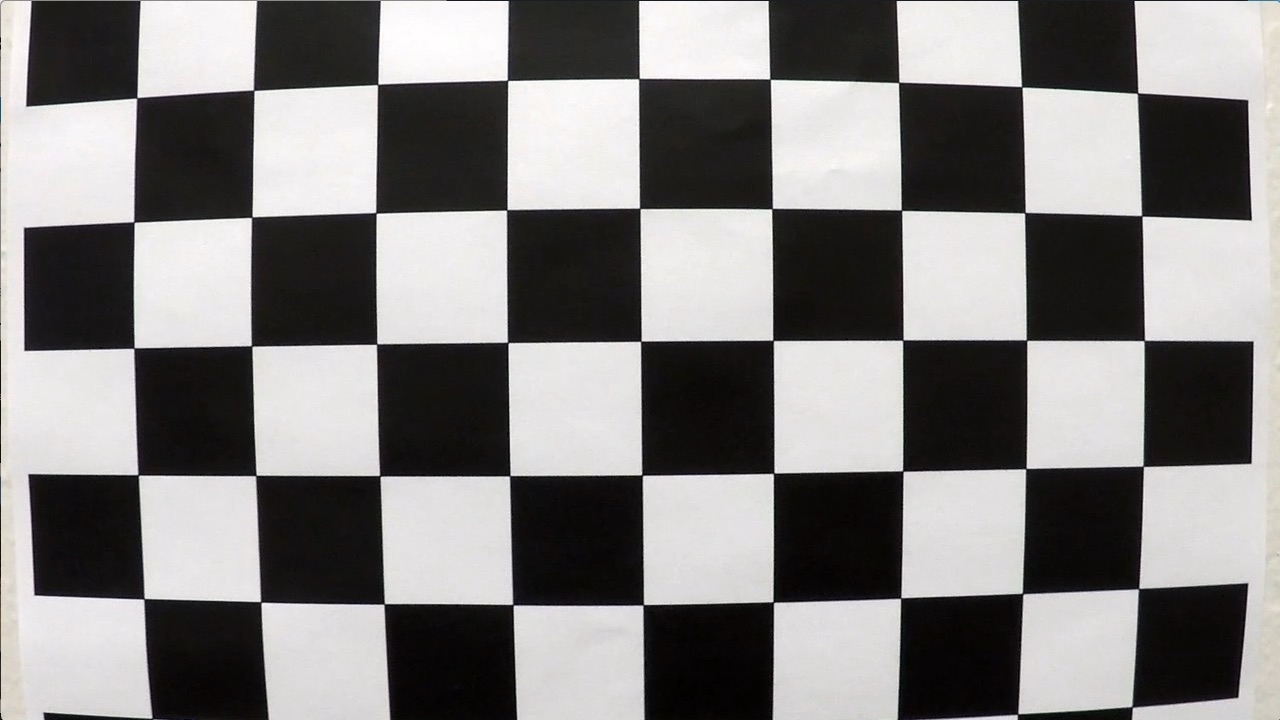
#> input picture data/camera_cal/calibration1.jpg, 1280 x 720 px, given as the content of the folder data/test_images/, which was not available
$ python transform.py   (older library calls are emulated)
#> lines starting #> are read from the running program, lines starting #| are printed output that depends on the picture; after the words box and inside, x2 and y2 are one past the last pixel; in counts of white or black regions, pixels touching at a corner belong together; pictures that were not available may be replaced by others from this repository, and a replacement may not be noted
### lanefinder/utils.py
"""
This module contains general application functions.
"""

import numpy as np
import matplotlib.pyplot as plt


# [31 lines left out: functions fig2data, plot_for_img, not called in this run]


def mask_to_3ch(mask, r=True, g=True, b=True):
    """
    Convert binary mask to 3 channel image. (for visualization purposes)

    :param mask: binary 1-channel mask
    :param r: fill red channel with 255 where mask==1
    :param g: fill green channel with 255 where mask==1
    :param b: fill blue channel with 255 where mask==1
    :return: mask image in BGR format
    """
    mask_3ch = np.zeros((mask.shape[0], mask.shape[1], 3), np.uint8)
    if b:
        mask_3ch[:, :, 0] = mask * 255
    if g:
        mask_3ch[:, :, 1] = mask * 255
    if r:
        mask_3ch[:, :, 2] = mask * 255
    return mask_3ch


# [9 lines left out: function polyval, not called in this run]

### lanefinder/transform.py
"""
This module contains functions for transforming images.
"""

import os
import logging

import numpy as np
import cv2

import paths
import utils

log = logging.getLogger("lanefinder.transform")

_src_top_mar = 535  # spacing between sides of the image and top of the ROI on camera view
_scr_bottom_mar = 120  # spacing between sides of the image and bottom of the ROI on camera view
_dst_top_mar = 453  # spacing between sides of the image and top of the ROI on bird-eye view
_dst_bottom_mar = 500  # spacing between sides of the image and bottom of the ROI on bird-eye view

# points for the polynomial representing ROI on camera view
WARP_SRC_PTS = [(_src_top_mar, 460),
                (1280 - _src_top_mar, 460),
                (1280 - _scr_bottom_mar, 690),
                (_scr_bottom_mar, 690)]
# points for the ROI on the bird-eye view perspective
WARP_DST_PTS = [(_dst_top_mar, 0),
                (1280 - _dst_top_mar, 0),
                (1280 - _dst_bottom_mar, 720),
                (_dst_bottom_mar, 720)]

YM_PER_PX = 3 / 110  # coefficient to convert pixels to meters in y direction
XM_PER_PX = 3.7 / 217  # coefficient to convert pixels to meters in x direction


def grad_thresholding(img, thresh_abs_x=None, thresh_abs_y=None, thresh_mag=None, thresh_dir=None, kernel_size=3):
    """
    Create image mask using gradient thresholding.

    :param img: source bgr image
    :param thresh_abs_x: tuple(min,max), threshold using absolute x gradient value (0, 255)
    :param thresh_abs_y: tuple(min,max), threshold using absolute y gradient value (0, 255)
    :param thresh_mag: tuple(min,max), threshold using gradient magnitude value (0, 255)
    :param thresh_dir: tuple(min,max), threshold using gradient direction value (0, pi/2)
    :param kernel_size: sobel kernel size, odd number
    :return: binary mask of img size (1 channel)
    """
    # Convert to grayscale
    gray = cv2.cvtColor(img, cv2.COLOR_BGR2GRAY)

    # Apply x and y gradient with the OpenCV Sobel() function
    # and take the absolute value
    sobelX_abs = np.absolute(cv2.Sobel(gray, cv2.CV_64F, 1, 0, ksize=kernel_size))
    sobelY_abs = np.absolute(cv2.Sobel(gray, cv2.CV_64F, 0, 1, ksize=kernel_size))

    binary_combined = np.ones_like(gray)

    if thresh_abs_x is not None:
        # Apply abs x thresholding
        sobelX_scaled = np.uint8(255 * sobelX_abs / np.max(sobelX_abs))
        binary_abs_x = np.zeros_like(sobelX_scaled)
        binary_abs_x[(sobelX_scaled >= thresh_abs_x[0]) & (sobelX_scaled <= thresh_abs_x[1])] = 1
        binary_combined = binary_combined * binary_abs_x

    if thresh_abs_y is not None:
        # Apply abs y thresholding
        sobelY_scaled = np.uint8(255 * sobelY_abs / np.max(sobelY_abs))
        binary_abs_y = np.zeros_like(sobelY_scaled)
        binary_abs_y[(sobelY_scaled >= thresh_abs_y[0]) & (sobelY_scaled <= thresh_abs_y[1])] = 1
        binary_combined = binary_combined * binary_abs_y

    if thresh_mag is not None:
        # Apply magnitude thresholding
        # Calculate the gradient magnitude
        mag = np.sqrt(sobelX_abs ** 2 + sobelY_abs ** 2)
        # Rescale to 8 bit
        scale_factor = np.max(mag) / 255
        mag_scaled = (mag / scale_factor).astype(np.uint8)
        # Create a binary image of ones where threshold is met, zeros otherwise
        binary_mag = np.zeros_like(mag_scaled)
        binary_mag[(mag_scaled >= thresh_mag[0]) & (mag_scaled <= thresh_mag[1])] = 1
        binary_combined = binary_combined * binary_mag

    if thresh_dir is not None:
        # Apply gradient direction thresholding
        dir = np.arctan2(sobelY_abs, sobelX_abs)
        binary_dir = np.zeros_like(dir)
        binary_dir[(dir >= thresh_dir[0]) & (dir <= thresh_dir[1])] = 1
        binary_combined = binary_combined * binary_dir

    return binary_combined.astype(np.uint8)


def color_thresholding(img, thresh_h=None, thresh_s=None, thresh_l=None):
    """
    Crete image mask using color thresholding.

    :param img: source bgr image
    :param thresh_h: tuple(min,max), hue threshold in HSL color space
    :param thresh_s: tuple(min,max), saturation threshold in HSL color space
    :return: binary mask of img size (1 channel)
    """
    hls = cv2.cvtColor(img, cv2.COLOR_BGR2HLS)

    H = hls[:, :, 0]
    L = hls[:, :, 1]
    S = hls[:, :, 2]

    binary_combined = np.ones_like(S)

    if thresh_s is not None:
        binary = np.zeros_like(S)
        binary[(S > thresh_s[0]) & (S <= thresh_s[1])] = 1
        binary_combined = binary_combined * binary

    if thresh_h is not None:
        binary = np.zeros_like(H)
        binary[(H > thresh_h[0]) & (H <= thresh_h[1])] = 1
        binary_combined = binary_combined * binary

    if thresh_l is not None:
        binary = np.zeros_like(L)
        binary[(L > thresh_l[0]) & (L <= thresh_l[1])] = 1
        binary_combined = binary_combined * binary

    return binary_combined


def combined_threshold(img, debug=False):
    """
    Optimized combination of gradient and color masks to find lane lines on the road.

    :param img: source bgr image
    :param debug: show overlayed mask if log.getEffectiveLevel() == logging.DEBUG
    :return: combined binary mask of img size (1 channel)
    """
    thresh_mag = (70, 200)
    thresh_dir = (0.3 * np.pi/2, 0.7 * np.pi/2)
    thresh_s = (100, 255)
    thresh_h = (10, 25)
    # [7 lines of commented-out code are left out]
    mask = color_thresholding(img, thresh_h=thresh_h, thresh_s=thresh_s) + \
           grad_thresholding(img, thresh_mag=thresh_mag, thresh_dir=thresh_dir, kernel_size=5)
    mask[mask > 0] = 1

    if log.getEffectiveLevel() == logging.DEBUG and debug:
        mask_3ch = np.zeros_like(img)
        mask_3ch[:, :, 2] = mask * 255
        overlay = cv2.addWeighted(img, 0.7, mask_3ch, 1., 0.)
        cv2.imshow('overlay', overlay)
        cv2.waitKey()

    return mask


def calc_M(src, dst):
    """
    Claculate perspective transform matrix.

    :param src: keypoints location on the source image.
    :param dst: keypooints location on the warped image
    :return: transform matrix M and inverse matrix Minv
    """
    M = cv2.getPerspectiveTransform(src, dst)
    Minv = cv2.getPerspectiveTransform(dst, src)
    return M, Minv


def cut_roi(img, poligon_pts):
    """
    Remove pixels outside of ROI

    :param img: original image
    :param poligon_pts: polygon points defining ROI
    :return: processed image with removed pixels
    """
    is_binary = False
    if len(img.shape) == 2:
        is_binary = True
        img = img.reshape((img.shape[0], img.shape[1], 1))
    mask = np.zeros_like(img, dtype=np.uint8)
    pts = np.array(poligon_pts, dtype=np.int32).reshape((-1, 1, 2))
    ignore_mask_color = (255,) * img.shape[2]
    cv2.fillPoly(mask, [pts], ignore_mask_color)
    cut = cv2.bitwise_and(img, mask)
    if is_binary:
        cut = cut.reshape((img.shape[0], img.shape[1]))
    return cut


def warpPerspective(img, M):
    """
    Apply perspective transformation M to img.
    Note: replace M with Minv to unwarp image back.

    :param img: source image
    :param M: transformation matrix
    :return: warped image
    """
    img_size = (img.shape[1], img.shape[0])
    warped = cv2.warpPerspective(img, M, img_size, flags=cv2.INTER_LINEAR, borderMode=cv2.BORDER_CONSTANT)
    return warped


def _test_warping(img, debug=True):
    # define source and destination points for transform
    src = WARP_SRC_PTS
    dst = WARP_DST_PTS

    M, Minv = calc_M(np.float32(src), np.float32(dst))

    img_warped = cut_roi(img, src)
    img_warped = warpPerspective(img_warped, M)

    if log.getEffectiveLevel() == logging.DEBUG and debug:
        img_roi = img.copy()
        pts = np.array(src, dtype=np.int32).reshape((-1, 1, 2))
        cv2.polylines(img_roi, [pts], True, (0, 0, 255), 3)
        cv2.imshow('original_img', img_roi)
        cv2.imshow('warped', img_warped)
        cv2.waitKey()

    return img_warped


def _main():
    filenames = os.listdir(paths.DIR_TEST_IMG)
    for filename in filenames:
        img = cv2.imread(os.path.join(paths.DIR_TEST_IMG, filename))
#> img is the input picture: shape (720, 1280, 3); mean B, G, R 127.8, 128.4, 130.1
        mask = combined_threshold(img)
#> in grad_thresholding, `mag = np.sqrt(sobelX_abs ** 2 + sobelY_abs ** 2)`:
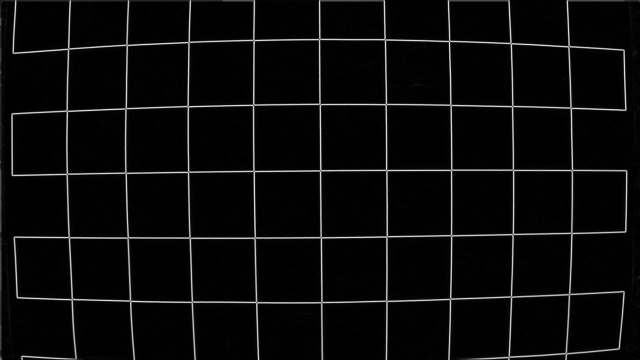
#> mag: shape (720, 1280) float64 (shown at 1/2 size); min 0, max 10781, mean 452.3; drawn with min black and max white
#> in grad_thresholding, `scale_factor = np.max(mag) / 255`: scale_factor = 42.28
#> in grad_thresholding, `dir = np.arctan2(sobelY_abs, sobelX_abs)`:
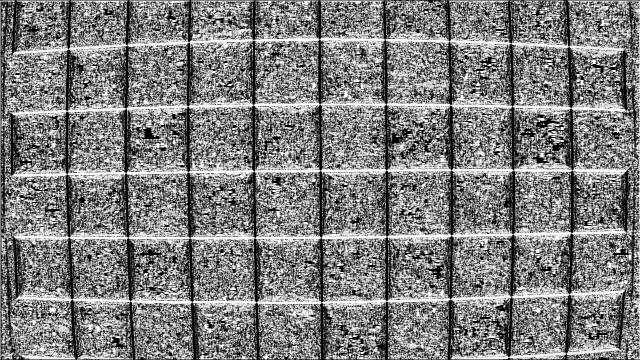
#> dir: shape (720, 1280) float64 (shown at 1/2 size); min 0, max 1.57, mean 0.787; drawn with min black and max white
#> in combined_threshold, `mask = color_thresholding(img, thresh_h=thresh_h, thresh_s=thresh_s) +..`:
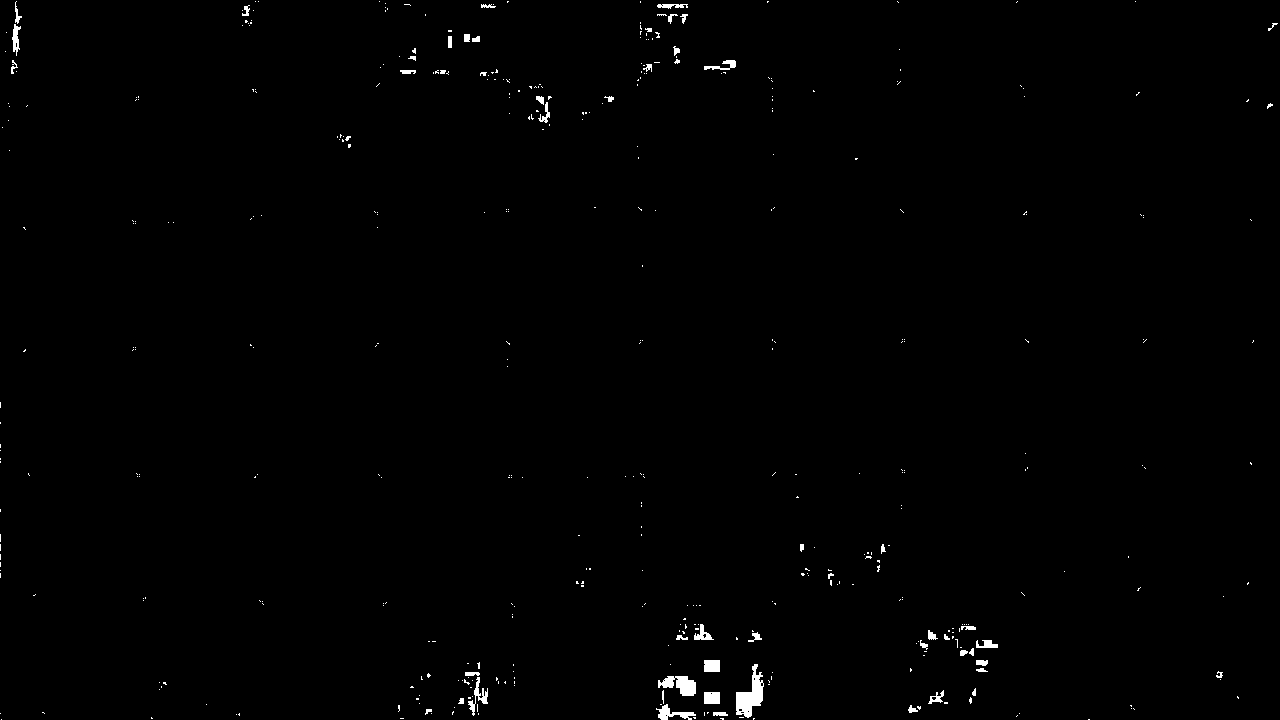
#> mask: shape (720, 1280); values 0 (black) and 1 (white), 0.6% white; 443 white regions (390 under 20 px), largest, box (x1, y1, x2, y2) and area: (736, 664, 764, 718) 735, (658, 676, 696, 696) 464, (656, 704, 696, 720) 260
        img_warped = _test_warping(utils.mask_to_3ch(mask))
#> in _test_warping, `src = WARP_SRC_PTS`: src = [(535, 460), (745, 460), (1160, 690), (120, 690)]
#> in calc_M, `M = cv2.getPerspectiveTransform(src, dst)`: M = [[-0.174, -1.53, 751.4], [-5.88e-16, -2.02, 931.1], [-5.6e-19, -0.00239, 1]]
#> in calc_M, `Minv = cv2.getPerspectiveTransform(dst, src)`: Minv = [[0.561, -0.755, 280.6], [1.85e-16, -0.494, 460], [4.02e-19, -0.00118, 1]]
#> in cut_roi, `pts = np.array(poligon_pts, dtype=np.int32).reshape((-1, 1, 2))`: pts = [[535, 460], [745, 460], [1160, 690], [120, 690]]
#> in _test_warping, `cv2.polylines(img_roi, [pts], True, (0, 0, 255), 3)`:
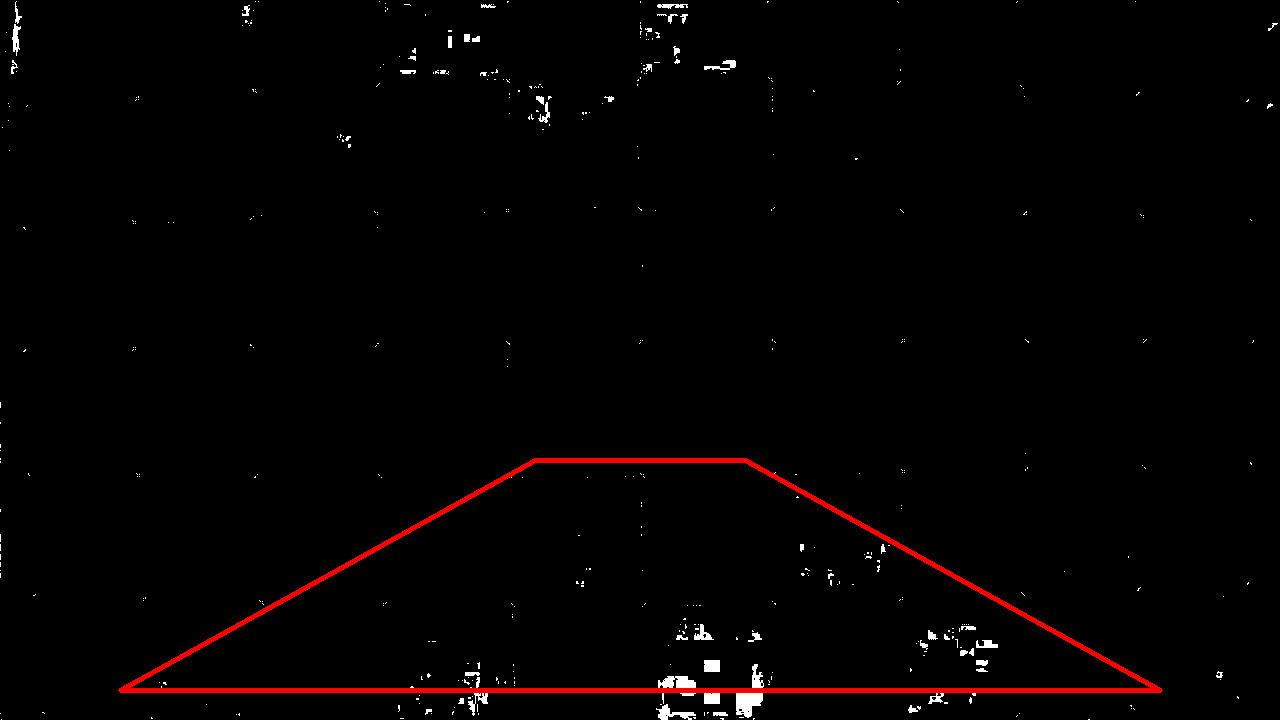
#> img_roi: shape (720, 1280, 3); mean of channels 0, 1, 2 1.5, 1.5, 4.5; drawn as B, G, R
        # img_warped = _test_warping(img)
        cv2.imwrite(os.path.join(paths.DIR_TEST_IMG_WARPED_LANES, filename), img_warped)


if __name__ == '__main__':
    # logging setup
    ch = logging.StreamHandler()
    formatter = logging.Formatter('%(asctime)s %(levelname)8s %(name)s | %(message)s')
    ch.setFormatter(formatter)
    logging.getLogger('lanefinder').addHandler(ch)
    log.setLevel(logging.DEBUG)

    _main()

$ run again, on data/camera_cal/calibration13.jpg
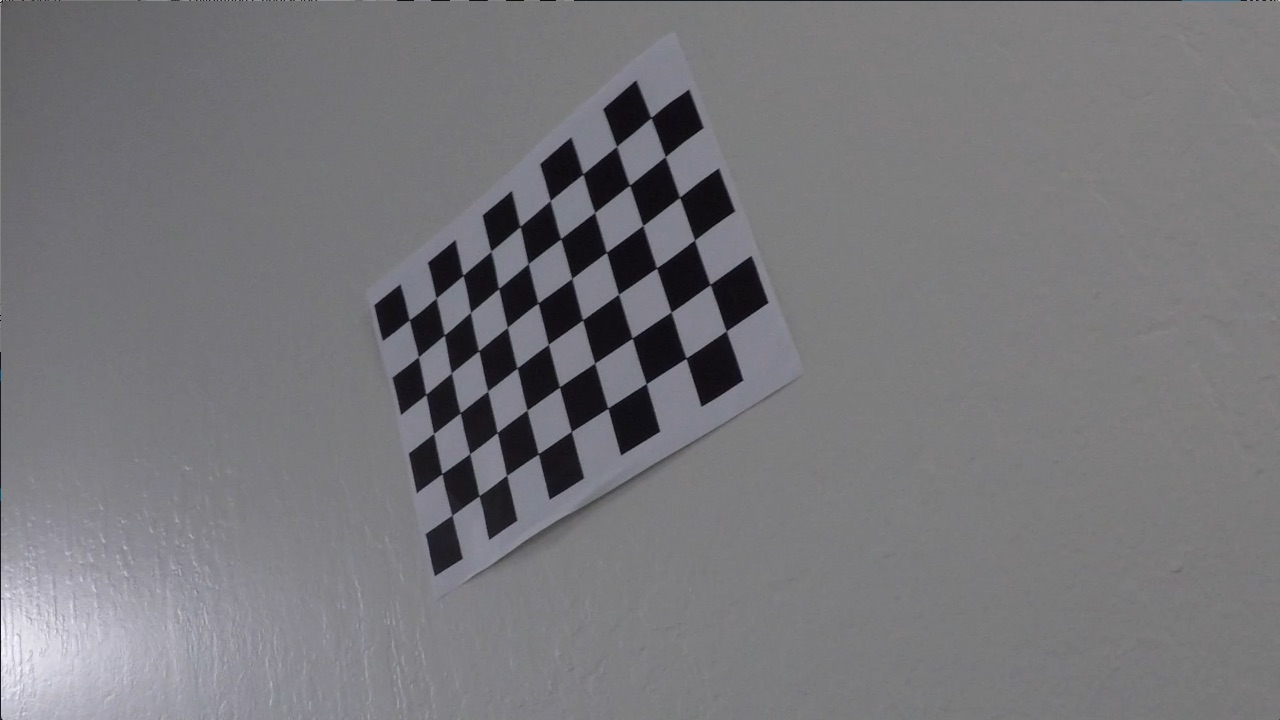
#> input picture data/camera_cal/calibration13.jpg, 1280 x 720 px, given as the content of the folder data/test_images/, which was not available
#> in _main, img is the input picture: shape (720, 1280, 3); mean B, G, R 122, 118.5, 119.1
#> hls: shape (720, 1280, 3); mean of channels 0, 1, 2 99.2, 120.4, 6.2
#> scale_factor = 28.07
#> in combined_threshold, `mask = color_thresholding(img, thresh_h=thresh_h, thresh_s=thresh_s) +..`:
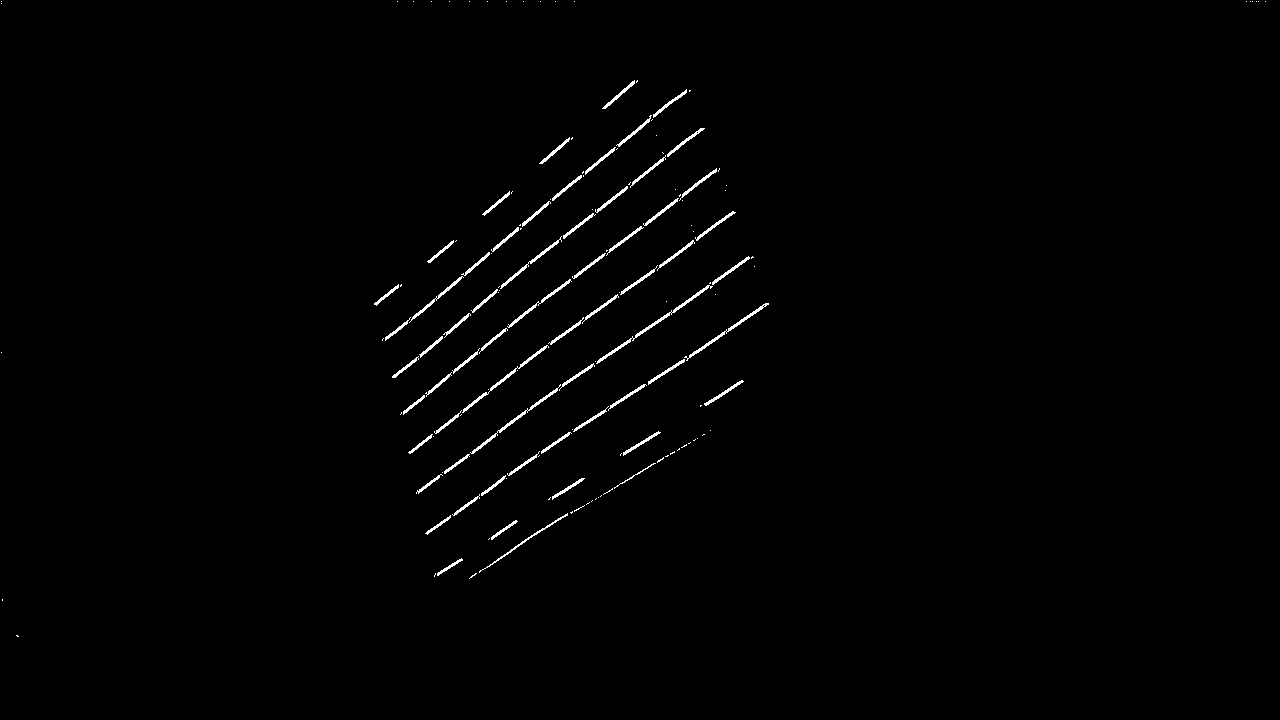
#> mask: shape (720, 1280); values 0 (black) and 1 (white), 0.91% white in thin lines or dots, all inside (x1, y1, x2, y2) = (1, 1, 1266, 637)
#> src = [(535, 460), (745, 460), (1160, 690), (120, 690)]
#> in calc_M, `M = cv2.getPerspectiveTransform(src, dst)`: M = [[-0.174, -1.53, 751.4], [-5.88e-16, -2.02, 931.1], [-5.6e-19, -0.00239, 1]]
#> in calc_M, `Minv = cv2.getPerspectiveTransform(dst, src)`: Minv = [[0.561, -0.755, 280.6], [1.85e-16, -0.494, 460], [4.02e-19, -0.00118, 1]]
#> in cut_roi, `pts = np.array(poligon_pts, dtype=np.int32).reshape((-1, 1, 2))`: pts = [[535, 460], [745, 460], [1160, 690], [120, 690]]
#> cut: shape (720, 1280, 3); 0.1% white in thin lines or dots, all inside (x1, y1, x2, y2) = (425, 460, 661, 579)
#> in _test_warping, `cv2.polylines(img_roi, [pts], True, (0, 0, 255), 3)`:
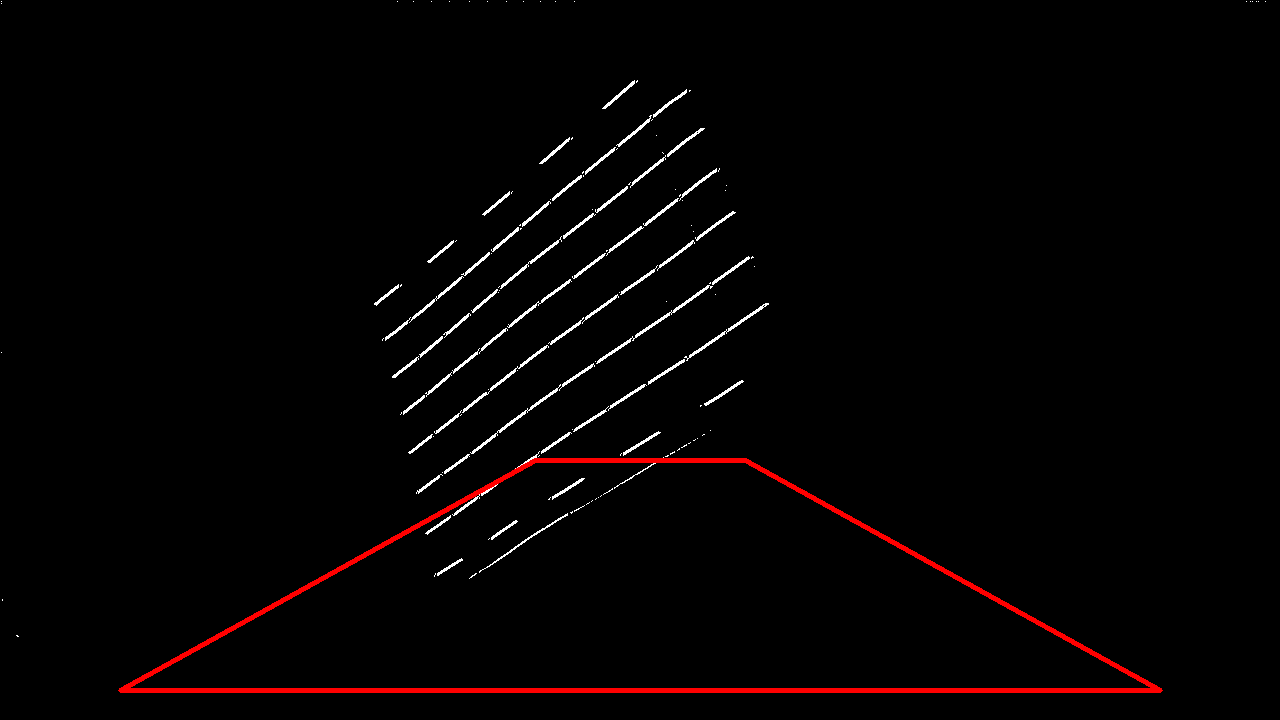
#> img_roi: shape (720, 1280, 3); mean of channels 0, 1, 2 2.3, 2.3, 5.3; drawn as B, G, R
